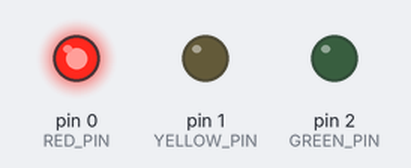
Bench run of a sketch on a simulated Arduino Uno, built with avr-gcc and run on an emulated ATmega328P. On the bench: output pins drawn as LEDs (lit = HIGH).

Above: at 1.0 s.
At 5.0 s:
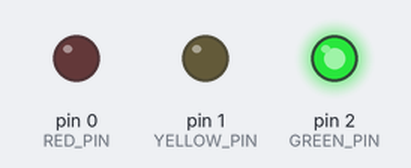
At 7.0 s:
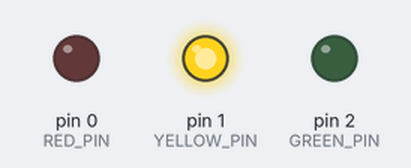
Timing chart, 0 to 10.4 s (numbered marks = the images above):
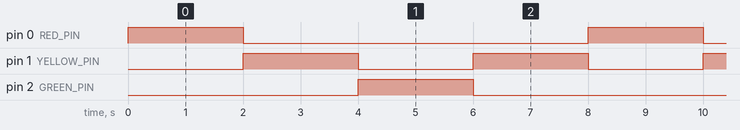

The sketch:

traffic_light.ino
```cpp
/*  Trafik Işıkları – R → Y → G → Y → R
    LED pinleri:
        0 : KIRMIZI   (RX hattı!)
        1 : SARI      (TX hattı!)
        2 : YEŞİL
    Her adım = 2000 ms
*/

const byte RED_PIN    = 0;
const byte YELLOW_PIN = 1;
const byte GREEN_PIN  = 2;

const byte SEQ[]  = {RED_PIN, YELLOW_PIN, GREEN_PIN, YELLOW_PIN}; // 4 adım
const byte STEPS  = sizeof(SEQ);
const unsigned long STEP_MS = 2000UL;  // 2 s

void setup() {
  pinMode(RED_PIN,    OUTPUT);
  pinMode(YELLOW_PIN, OUTPUT);
  pinMode(GREEN_PIN,  OUTPUT);

  // Başlangıçta kırmızı
  digitalWrite(RED_PIN, HIGH);
}

void loop() {
  static byte idx = 0;               // SEQ konumu
  static unsigned long t0 = millis();

  if (millis() - t0 >= STEP_MS) {    // 2 s doldu mu?
    // Mevcut ışığı söndür
    digitalWrite(SEQ[idx], LOW);

    // Sıradaki adıma geç
    idx = (idx + 1) % STEPS;

    // Yeni ışığı yak
    digitalWrite(SEQ[idx], HIGH);

    // Zaman damgasını güncelle
    t0 = millis();
  }
}
```

Measured:
- by itself, pin 0 (RED_PIN), pin 2 (GREEN_PIN): alternates HIGH for 2.0 s and LOW for 6.0 s
- by itself, pin 1 (YELLOW_PIN): alternates HIGH for 2.0 s and LOW for 2.0 s
- by itself, everything shown: repeats every 8.0 s, in 4 steps
